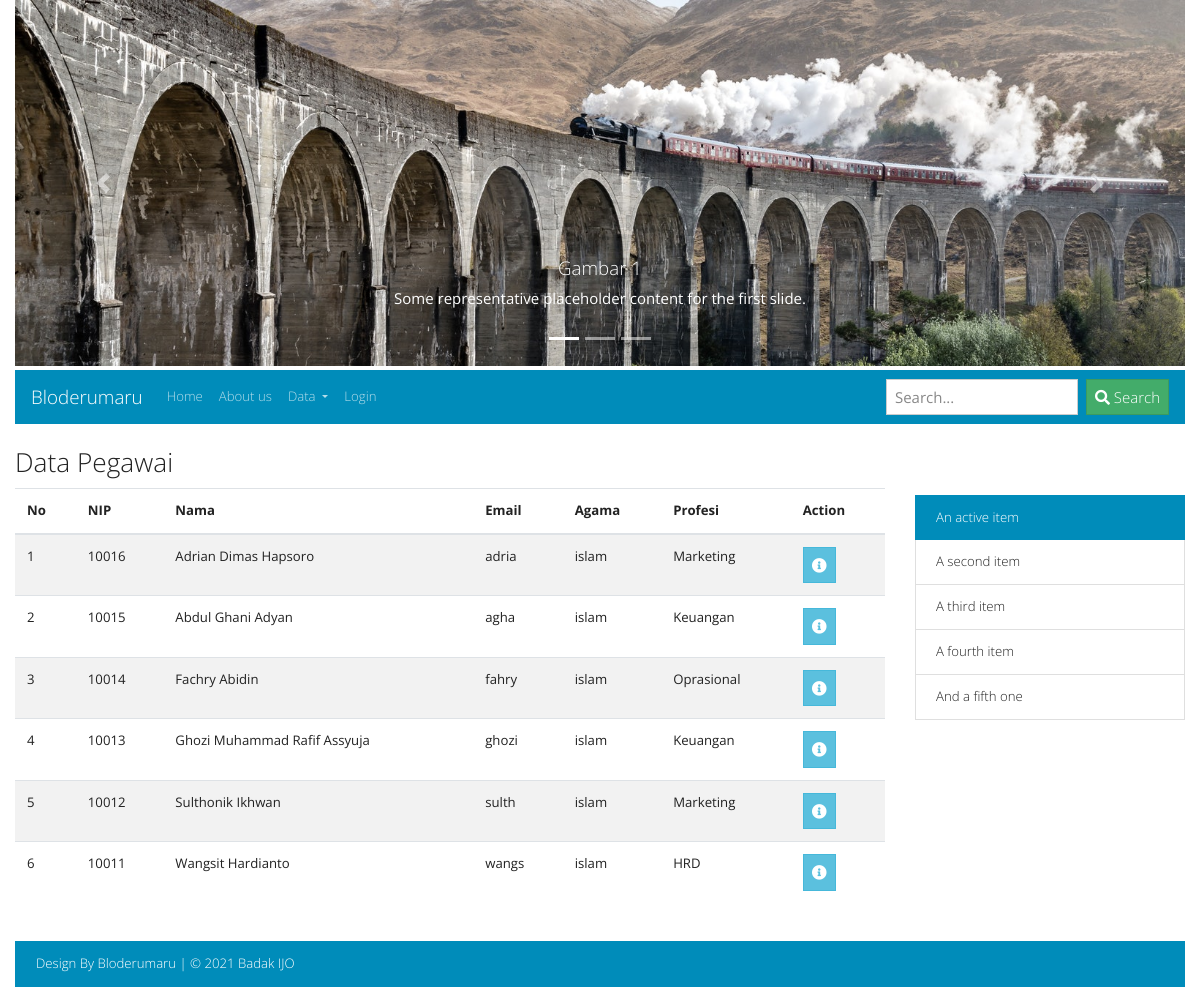
Screenshot of /index.php?hal=dataPegawai with the database file from the repository.
### tables this page shows
CREATE TABLE `pegawai` (
  `id` int(11) NOT NULL,
  `nip` varchar(5) NOT NULL,
  `nama` varchar(30) NOT NULL,
  `email` varchar(5) NOT NULL,
  `agama` enum('islam','kristen protestan','kristen katholik','hindu','budha','khonghucu') NOT NULL,
  `iddivisi` int(11) NOT NULL,
  `foto` varchar(20) DEFAULT NULL
);

CREATE TABLE `divisi` (
  `id` int(11) NOT NULL,
  `nama` varchar(50) NOT NULL
);

### models/Pegawai.php (called while the page is built, shortened)
<?php
class Pegawai
{
    private $koneksi;
    public function __construct()
    {
        global $dbh;
        $this->koneksi = $dbh;
    }
    public function dataPegawai()
    {
        $sql = "SELECT pegawai.*, divisi.nama AS profesi FROM pegawai
                INNER JOIN divisi ON divisi.id = pegawai.iddivisi
                ORDER BY pegawai.id DESC";
        $ps = $this->koneksi->prepare($sql);
        $ps->execute();
        $rs = $ps->fetchALL();
        return $rs;
    }
}

### dataPegawai.php (the view, shortened to what this page needs)
<?php
require_once 'models/Pegawai.php';
$obj = new Pegawai();
$rs = $obj->dataPegawai();
?>
<h3 style="margin-bottom: 10px;">Data Pegawai</h3>
<table class="table table-striped">
    <thead>
        <tr>
            <th scope="col">No</th>
            <th scope="col">NIP</th>
            <th scope="col">Nama</th>
            <th scope="col">Email</th>
            <th scope="col">Agama</th>
            <th scope="col">Profesi</th>
            <th scope="col">Action</th>
        </tr>
    </thead>
    <tbody>
        <?php
        $no = 1;
        foreach ($rs as $pgw) {
        ?>
            <tr>
                <td><?= $no; ?></td>
                <td><?= $pgw['nip']; ?></td>
                <td><?= $pgw['nama']; ?></td>
                <td><?= $pgw['email']; ?></td>
                <td><?= $pgw['agama']; ?></td>
                <td><?= $pgw['profesi']; ?></td>
                <td>
                    <form method="POST" action="controllers/pegawaiController.php">
                        <a href="index.php?hal=detailPegawai&id=<?= $pgw['id']; ?>" class="btn btn-info"><i class="fas fa-info-circle"></i></a>
                    </form>
                </td>
            </tr>
        <?php
            $no++;
        }
        ?>
    </tbody>
</table>

### kode_awal.php (shortened to what this page needs)
<!DOCTYPE html>
<html lang="en">
<head>
    <link href="css/bootstrap.min.css" rel="stylesheet">
    <link href="css/style.css" rel="stylesheet">
    <link rel="stylesheet" href="https://cdnjs.cloudflare.com/ajax/libs/font-awesome/5.15.3/css/all.min.css" />
</head>
<body>
    <div class="container-fluid">

### header.php (shortened to what this page needs)
<div id="carouselExampleCaptions" class="carousel slide" data-ride="carousel">
  <ol class="carousel-indicators">
    <li data-target="#carouselExampleCaptions" data-slide-to="0" class="active"></li>
    <li data-target="#carouselExampleCaptions" data-slide-to="1"></li>
    <li data-target="#carouselExampleCaptions" data-slide-to="2"></li>
  </ol>
  <div class="carousel-inner">
    <div class="carousel-item active">
      <img src="img/h1.jpg" class="d-block w-100" alt="...">
      <div class="carousel-caption d-none d-md-block">
        <h5>Gambar 1</h5>
        <p>Some representative placeholder content for the first slide.</p>
      </div>
    </div>
  </div>
  <a class="carousel-control-prev" href="#carouselExampleCaptions" role="button" data-slide="prev">
    <span class="carousel-control-prev-icon" aria-hidden="true"></span>
  </a>
  <a class="carousel-control-next" href="#carouselExampleCaptions" role="button" data-slide="next">
    <span class="carousel-control-next-icon" aria-hidden="true"></span>
  </a>
</div>

### menu.php (shortened to what this page needs)
<div class="row">
    <div class="col-md-12 mt-1">
        <nav class="navbar navbar-expand-lg navbar-dark bg-primary">
            <a class="navbar-brand" href="index.php">Bloderumaru</span></a>
            <div class="collapse navbar-collapse" id="navbarSupportedContent">
                <ul class="navbar-nav mr-auto">
                    <li class="nav-item">
                        <a class="nav-link" href="index.php?hal=home">Home</a>
                    </li>
                    <li class="nav-item">
                        <a class="nav-link" href="index.php?hal=aboutUs">About us</a>
                    </li>
                    <li class="nav-item dropdown">
                        <a class="nav-link dropdown-toggle" href="#" id="navbarDropdown" role="button" data-toggle="dropdown" aria-haspopup="true" aria-expanded="false">
                            Data
                        </a>
                    </li>
                    <?php
                    $member = $_SESSION['MEMBER'];
                    if (!isset($member)) {
                    ?>
                        <li class="nav-item">
                            <a class="nav-link" href="index.php?hal=login">Login</a>
                        </li>
                    <?php
                    }
                    ?>
                </ul>
                <form class="form-inline my-2 my-lg-0">
                    <input class="form-control mr-sm-2" type="text" name="keyword" placeholder="Search..." autocomplete="off">
                    <button class="btn btn-success my-2 my-sm-0" type="submit"><i class="fa fa-search" aria-hidden="true"></i> Search</button>
                </form>
            </div>
        </nav>
    </div>
</div>

### index.php (shortened to what this page needs)
<?php
include_once 'kode_awal.php';
include_once 'header.php';
include_once 'menu.php';
echo '<br>';
include_once 'main.php';
include_once 'sidebar.php';
echo '<br>';
include_once 'footer.php';
include_once 'kode_akhir.php';

### main.php
<div class="row">
    <div class="col-md-9">
        <?php
        $hal = $_REQUEST['hal'];
        if (!empty($hal)) {
            include_once $hal . '.php';
        } else {
            include_once 'home.php';
        }
        ?>
    </div>

### sidebar.php
    <div class="col-md-3 mt-5">
        <ul class="list-group">
            <li class="list-group-item active" aria-current="true">An active item</li>
            <li class="list-group-item">A second item</li>
            <li class="list-group-item">A third item</li>
            <li class="list-group-item">A fourth item</li>
            <li class="list-group-item">And a fifth one</li>
        </ul>
    </div>
</div>

### footer.php
<div class="row">
    <div class="col-md-12">
        <div class="alert bg-primary" role="alert">
            Design By Bloderumaru | &#169; 2021 Badak IJO
        </div>
    </div>
</div>

### kode_akhir.php (shortened to what this page needs)
</div>
</body>
</html>

### rows the page displays
pegawai: nip "10016", nama "Adrian Dimas Hapsoro", email "adria", agama "islam", iddivisi.nama "Marketing"
pegawai: nip "10015", nama "Abdul Ghani Adyan", email "agha", agama "islam", iddivisi.nama "Keuangan"
pegawai: nip "10014", nama "Fachry Abidin", email "fahry", agama "islam", iddivisi.nama "Oprasional"
pegawai: nip "10013", nama "Ghozi Muhammad Rafif Assyuja", email "ghozi", agama "islam", iddivisi.nama "Keuangan"
pegawai: nip "10012", nama "Sulthonik Ikhwan", email "sulth", agama "islam", iddivisi.nama "Marketing"
pegawai: nip "10011", nama "Wangsit Hardianto", email "wangs", agama "islam", iddivisi.nama "HRD"
